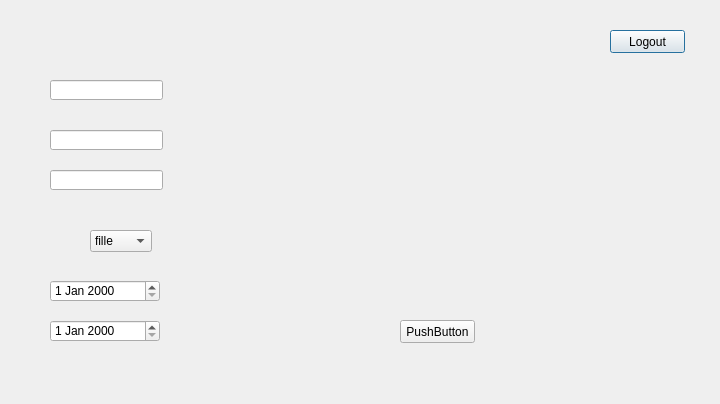
<?xml version="1.0" encoding="UTF-8"?>
<ui version="4.0">
 <class>Rawaa</class>
 <widget class="QDialog" name="Rawaa">
  <property name="geometry">
   <rect>
    <x>0</x>
    <y>0</y>
    <width>720</width>
    <height>404</height>
   </rect>
  </property>
  <property name="windowTitle">
   <string>Dialog</string>
  </property>
  <widget class="QPushButton" name="pushButton_logout">
   <property name="geometry">
    <rect>
     <x>610</x>
     <y>30</y>
     <width>75</width>
     <height>23</height>
    </rect>
   </property>
   <property name="text">
    <string>Logout</string>
   </property>
  </widget>
  <widget class="QPushButton" name="pushButton">
   <property name="geometry">
    <rect>
     <x>400</x>
     <y>320</y>
     <width>75</width>
     <height>23</height>
    </rect>
   </property>
   <property name="text">
    <string>PushButton</string>
   </property>
  </widget>
  <widget class="QLineEdit" name="lineEdit">
   <property name="geometry">
    <rect>
     <x>50</x>
     <y>80</y>
     <width>113</width>
     <height>20</height>
    </rect>
   </property>
  </widget>
  <widget class="QLineEdit" name="lineEdit_2">
   <property name="geometry">
    <rect>
     <x>50</x>
     <y>130</y>
     <width>113</width>
     <height>20</height>
    </rect>
   </property>
  </widget>
  <widget class="QLineEdit" name="lineEdit_3">
   <property name="geometry">
    <rect>
     <x>50</x>
     <y>170</y>
     <width>113</width>
     <height>20</height>
    </rect>
   </property>
  </widget>
  <widget class="QComboBox" name="comboBox">
   <property name="geometry">
    <rect>
     <x>90</x>
     <y>230</y>
     <width>62</width>
     <height>22</height>
    </rect>
   </property>
   <item>
    <property name="text">
     <string>fille </string>
    </property>
   </item>
   <item>
    <property name="text">
     <string>garçcon</string>
    </property>
   </item>
  </widget>
  <widget class="QDateEdit" name="dateEdit">
   <property name="geometry">
    <rect>
     <x>50</x>
     <y>320</y>
     <width>110</width>
     <height>22</height>
    </rect>
   </property>
  </widget>
  <widget class="QDateEdit" name="dateEdit_2">
   <property name="geometry">
    <rect>
     <x>50</x>
     <y>280</y>
     <width>110</width>
     <height>22</height>
    </rect>
   </property>
  </widget>
 </widget>
 <resources/>
 <connections/>
</ui>
